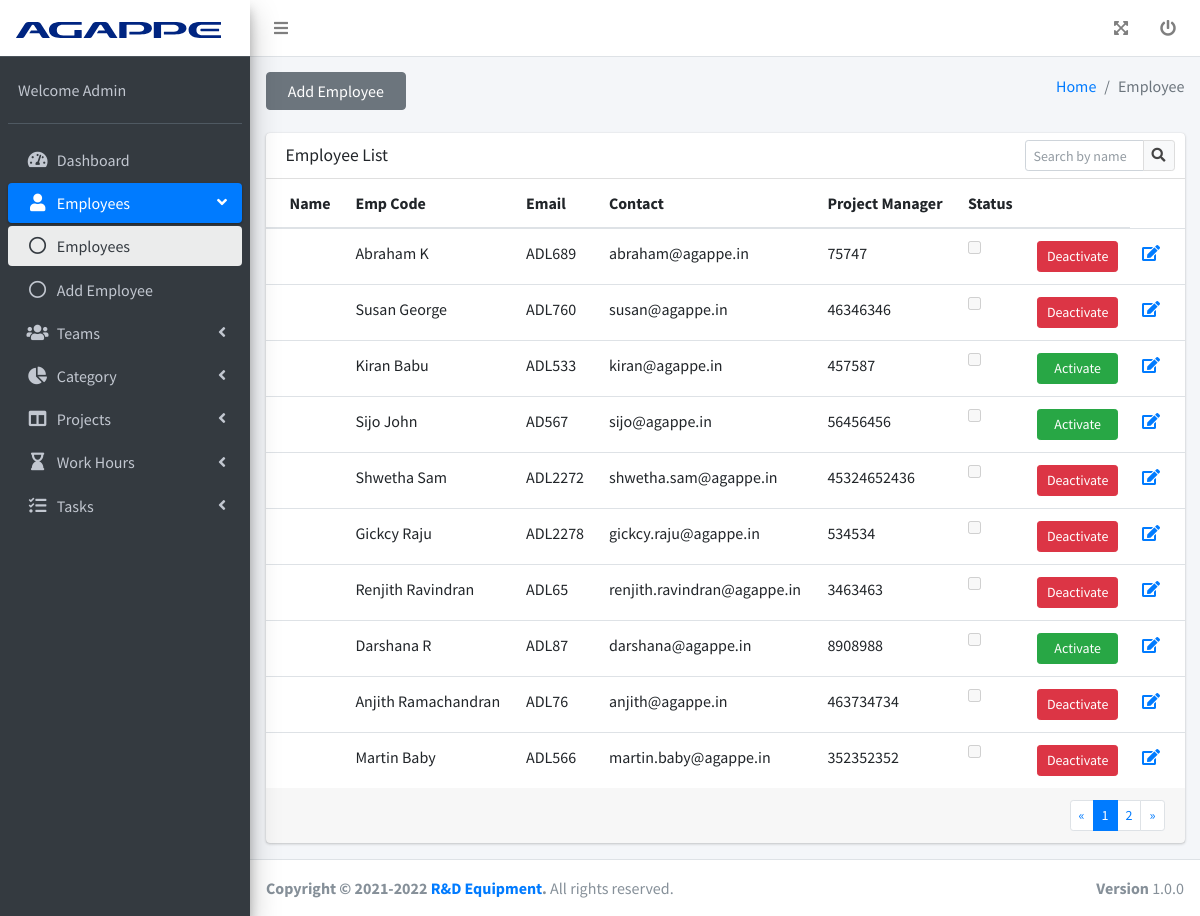
Screenshot of /tracker/employees (signed in) with the database file from the repository.
### tracker/models.py (models this page shows)
class User(AbstractUser):
    empcode = models.CharField(max_length=50)
    empmobile = models.CharField(max_length=50)
    is_projectmanager = models.BooleanField(default=False)
    usertype = models.IntegerField(default=False)

### tracker/views.py (the view)
# urls.py: path('employee', views.employeehome, name='employee'),
@login_required(login_url='loginpage')
def employee(request):
    global g_page_no
    staff = User.objects.get(id=request.session['userid'])
    if staff.usertype == 1:
        if request.method == 'POST':
            namesearch = request.POST.get('namesearch')
            rows = User.objects.filter(first_name__contains=namesearch,is_staff=False)
        else:
            rows = User.objects.all().filter(is_staff=False).order_by('id').reverse()
        page = request.GET.get('page', 1)
        paginator = Paginator(rows, g_page_no)
        try:
            users = paginator.page(page)
        except PageNotAnInteger:
            users = paginator.page(1)
        except EmptyPage:
            users = paginator.page(paginator.num_pages)
        return render(request,'employee.html',{'users':users,'username':staff})
    else:
        return render(request,'403.html',{'username':staff})

### tracker/templates/employee.html (shortened to what this page needs)
{% extends "base.html" %}
{% load static %}
{% block content %}
        <div class="content-wrapper">
          <div class="content-header">
            <div class="container-fluid">
              <div class="row mb-2">
                <div class="col-sm-2">
                  <a href="../tracker/empadd" class="m-0"><button type="button" class="btn btn-block btn-secondary">Add Employee</button></a>
                </div>
                <div class="col-sm-10">
                  <ol class="breadcrumb float-sm-right">
                    <li class="breadcrumb-item"><a href="../tracker/admin">Home</a></li>
                    <li class="breadcrumb-item active">Employee</li>
                  </ol>
                </div>
              </div>
            </div>
          </div>
          <div class="content">
            <div class="container-fluid">
              <div class="row">
                <div class="col-12">
                  <div class="card">
                    <div class="card-header">
                      <h3 class="card-title">Employee List</h3>
                      <div class="card-tools">
                        <form method="POST" action="./employees">{% csrf_token %}
                        <div class="input-group input-group-sm" style="width: 150px;">
                          <input type="text" name="namesearch" class="form-control float-right" placeholder="Search by name">
                          <div class="input-group-append">
                            <button type="submit" class="btn btn-default">
                              <i class="fas fa-search"></i>
                            </button>
                          </div>
                        </div></form>
                      </div>
                    </div>
                    <div class="card-body table-responsive p-0">
                      <table class="table table-hover text-nowrap">
                        <thead>
                          <tr>
                            <th>Name</th>
                            <th>Emp Code</th>
                            <th>Email</th>
                            <th>Contact</th>
                            <th>Project Manager</th>
                            <th>Status</th>
                            <th></th>
                          </tr>
                        </thead>
                        <tbody>
                          {% for eachval in users %}
                          <tr>
                              <td></td>
                              <td>{{ eachval.first_name}}</td>
                              <td>{{ eachval.empcode}}</td>
                              <td>{{ eachval.email}}</td>
                              <td>{{ eachval.empmobile}}</td>
                              <td>
                                  {% if eachval.is_projectmanager == 1 %}
                                  <input type="checkbox" class="form-check form-check-flat form-check-primary" name="is_projectmanager" value="1" checked disabled>
                                  {% else %}
                                  <input type="checkbox" class="form-check form-check-flat form-check-primary" name="is_projectmanager" value="1" unchecked disabled>
                                  {% endif %}
                              </td>
                              <td>{% if eachval.is_active == 0 %}
                                <button type="button" id="{{ eachval.id}}" class="btn btn-block btn-success btn-sm btn-click-activate" data-type="{{eachval.id}}">Activate</button>
                                {% else %}
                                <button type="button" id="{{ eachval.id}}" class="btn btn-block btn-danger btn-sm btn-click-deactivate" data-type="{{eachval.id}}">Deactivate</button>
                                {% endif %}
                              </td>
                              <td><a id="{{eachval.id}}" class="btn-click-edit" name="Edit" value="Edit"><i class="fas fa-edit"></i></a></td>
                          </tr>
                          {% endfor %}
                        </tbody>
                      </table>
                    </div>
                    <div class="card-footer clearfix">
                      {% if users.has_other_pages %}
        <ul class="pagination pagination-sm m-0 float-right">
          {% if users.has_previous %}
            <li class="page-item"><a class="page-link" href="?page={{ users.previous_page_number }}">&laquo;</a></li>
          {% else %}
            <li class="page-item"><span class="page-link">&laquo;</span></li>
          {% endif %}
          {% for i in users.paginator.page_range %}
            {% if users.number == i %}
              <li class="page-item active"><span class="page-link">{{ i }} <span class="sr-only">(current)</span></span></li>
            {% else %}
              <li class="page-item"><a class="page-link" href="?page={{ i }}">{{ i }}</a></li>
            {% endif %}
          {% endfor %}
          {% if users.has_next %}
            <li class="page-item"><a class="page-link" href="?page={{ users.next_page_number }}">&raquo;</a></li>
          {% else %}
            <li class="disabled"><span class="page-link">&raquo;</span></li>
          {% endif %}
        </ul>
      {% endif %}
                    </div>
                  </div>
                </div>
              </div>
            </div>
          </div>
        </div>
{% endblock %}

### tracker/templates/base.html (shortened to what this page needs)
{% load static %}
<!DOCTYPE html>
<html lang="en">
<head>
  <link rel="stylesheet" href="{% static 'plugins/fontawesome-free/css/all.min.css' %}">
  <link rel="stylesheet" href="{% static 'dist/css/adminlte.min.css' %}">
  <link rel="stylesheet" href="https://code.ionicframework.com/ionicons/2.0.1/css/ionicons.min.css">
  <link rel="stylesheet" href="{% static 'plugins/daterangepicker/daterangepicker.css' %}">
  <link rel="stylesheet" href="{% static 'plugins/tempusdominus-bootstrap-4/css/tempusdominus-bootstrap-4.min.css' %}">
</head>
<body class="hold-transition sidebar-mini">
    <div class="wrapper">
        <nav class="main-header navbar navbar-expand navbar-white navbar-light">
          <ul class="navbar-nav">
            <li class="nav-item">
              <a class="nav-link" data-widget="pushmenu" href="#" role="button"><i class="fas fa-bars"></i></a>
            </li>
          </ul>
          <ul class="navbar-nav ml-auto">
            <li class="nav-item">
              <a class="nav-link" data-widget="fullscreen" href="#" role="button" title="Full screen">
                <i class="fas fa-expand-arrows-alt"></i>
              </a>
            </li>
            <li class="nav-item">
              <a class="nav-link" href="../../logout/" role="button" title="Log out here">
                <i class="fas fa-power-off"></i>
              </a>
            </li>
          </ul>
        </nav>
        <aside class="main-sidebar sidebar-dark-primary elevation-4">
          <a href="index3.html" class="brand-link logo-switch" style="background-color: white;">
            <img src="{% static 'dist/img/logo-9E1.svg' %}" alt="Agappe" class="brand-image-xl" style="left: 12px">
          </a>
          <div class="sidebar">
            <div class="user-panel mt-3 pb-3 mb-3 d-flex">
              <div class="info">
                <a href="#" class="d-block">Welcome {{username.first_name}}</a>
              </div>
            </div>
            <nav class="mt-2">
              <ul class="nav nav-pills nav-sidebar flex-column" data-widget="treeview" role="menu" data-accordion="true">
                {% if username.usertype == 1 %}
                <li class="nav-item">
                  <a href="../../tracker/admin" class="nav-link">
                    <i class="nav-icon fas fa-tachometer-alt"></i>
                    <p>
                      Dashboard
                    </p>
                  </a>
                </li>
               <li class="nav-item">
                  <a href="#" class="nav-link">
                    <i class="nav-icon fas fa-user"></i>
                    <p>
                      Employees
                      <i class="right fas fa-angle-left"></i>
                    </p>
                  </a>
                  <ul class="nav nav-treeview">
                    <li class="nav-item">
                      <a href="../../tracker/employees" class="nav-link">
                        <i class="far fa-circle nav-icon"></i>
                        <p>Employees</p>
                      </a>
                    </li>
                    <li class="nav-item">
                      <a href="../../tracker/empadd" class="nav-link">
                        <i class="far fa-circle nav-icon"></i>
                        <p>Add Employee</p>
                      </a>
                    </li>
                  </ul>
                </li>
                <li class="nav-item">
                  <a href="#" class="nav-link">
                    <i class="nav-icon fas fa-users"></i>
                    <p>
                      Teams
                      <i class="right fas fa-angle-left"></i>
                    </p>
                  </a>
                </li>
                <li class="nav-item">
                  <a href="#" class="nav-link">
                    <i class="nav-icon fas fa-chart-pie"></i>
                    <p>
                      Category
                      <i class="right fas fa-angle-left"></i>
                    </p>
                  </a>
                </li>
                <li class="nav-item">
                  <a href="#" class="nav-link">
                    <i class="nav-icon fas fa-columns"></i>
                    <p>
                      Projects
                      <i class="right fas fa-angle-left"></i>
                    </p>
                  </a>
                </li>
<li class="nav-item">
  <a href="#" class="nav-link">
    <i class="nav-icon fas fa-hourglass-end"></i>
    <p>
      Work Hours
      <i class="right fas fa-angle-left"></i>
    </p>
  </a>
</li>
<li class="nav-item">
  <a href="#" class="nav-link">
    <i class="nav-icon fas fa-tasks"></i>
    <p>
      Tasks
      <i class="right fas fa-angle-left"></i>
    </p>
  </a>
</li>
  {% endif %}
              </ul>
            </nav>
          </div>
        </aside>
        {% block content %}
        {% endblock %}
        <footer class="main-footer">
          <strong>Copyright &copy; 2021-2022 <a href="https://www.agappe.com/in/">R&D Equipment</a>.</strong>
          All rights reserved.
          <div class="float-right d-none d-sm-inline-block">
            <b>Version</b> 1.0.0
          </div>
        </footer>
      </div>
</body>
</html>

### rows the page displays
User: first_name "Admin"
User: first_name "Abraham K", empcode "ADL689", email "abraham@agappe.in", empmobile "75747"
User: first_name "Susan George", empcode "ADL760", email "susan@agappe.in", empmobile "46346346"
User: first_name "Kiran Babu", empcode "ADL533", email "kiran@agappe.in", empmobile "457587"
User: first_name "Sijo John", empcode "AD567", email "sijo@agappe.in", empmobile "56456456"
User: first_name "Shwetha Sam", empcode "ADL2272", email "shwetha.sam@agappe.in", empmobile "45324652436"
User: first_name "Gickcy Raju", empcode "ADL2278", email "gickcy.raju@agappe.in", empmobile "534534"
User: first_name "Renjith Ravindran", empcode "ADL65", email "renjith.ravindran@agappe.in", empmobile "3463463"
User: first_name "Darshana R", empcode "ADL87", email "darshana@agappe.in", empmobile "8908988"
User: first_name "Anjith Ramachandran", empcode "ADL76", email "anjith@agappe.in", empmobile "463734734"
User: first_name "Martin Baby", empcode "ADL566", email "martin.baby@agappe.in", empmobile "352352352"

### other values shown
{{ i }} "1"
{{ i }} "2"
